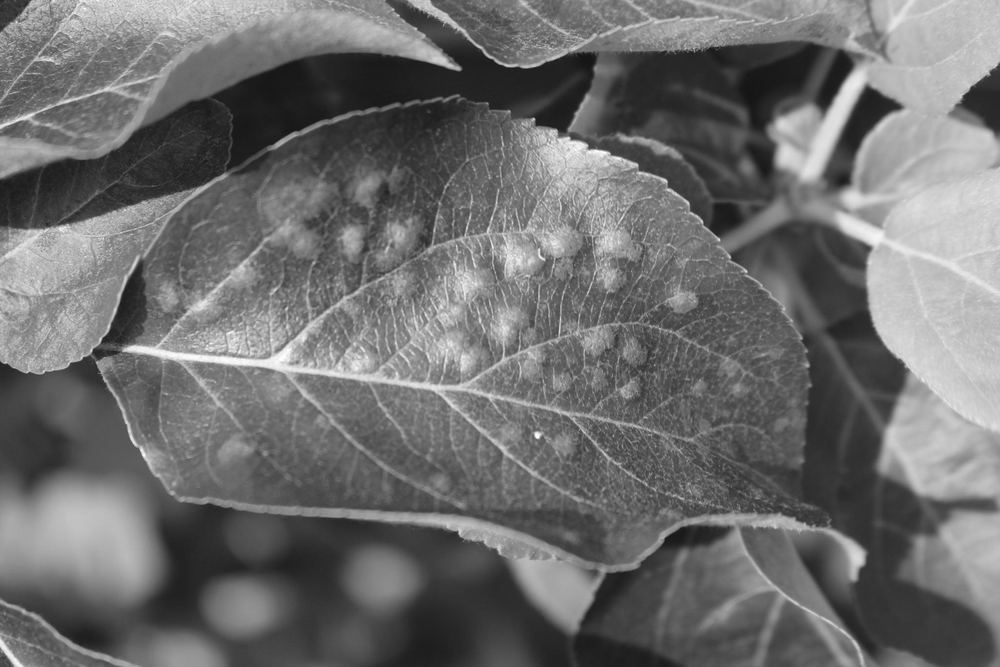
#> input picture Train/Train_2.pgm, 1000 x 667 px, shrunk from 2048 x 1365 before the run, found by its file name
$ jupyter execute --allow-errors Mymain.ipynb   (shell and % lines are left out)
#> lines starting #> are read from the running program, lines starting #| are printed output that depends on the picture
[cell 1]
import cv2 as cv
import numpy as np
import matplotlib.pyplot as plt

[cell 2]
train_image = cv.imread("Train_2.pgm")
#> train_image is the input picture: shape (667, 1000, 3); min 21, max 255, mean 109.9
train_image = train_image[:,:,0]
#> train_image: shape (667, 1000)

[cell 3]
out=cv.normalize(train_image.astype("float"),None,0.0,255,cv.NORM_MINMAX)
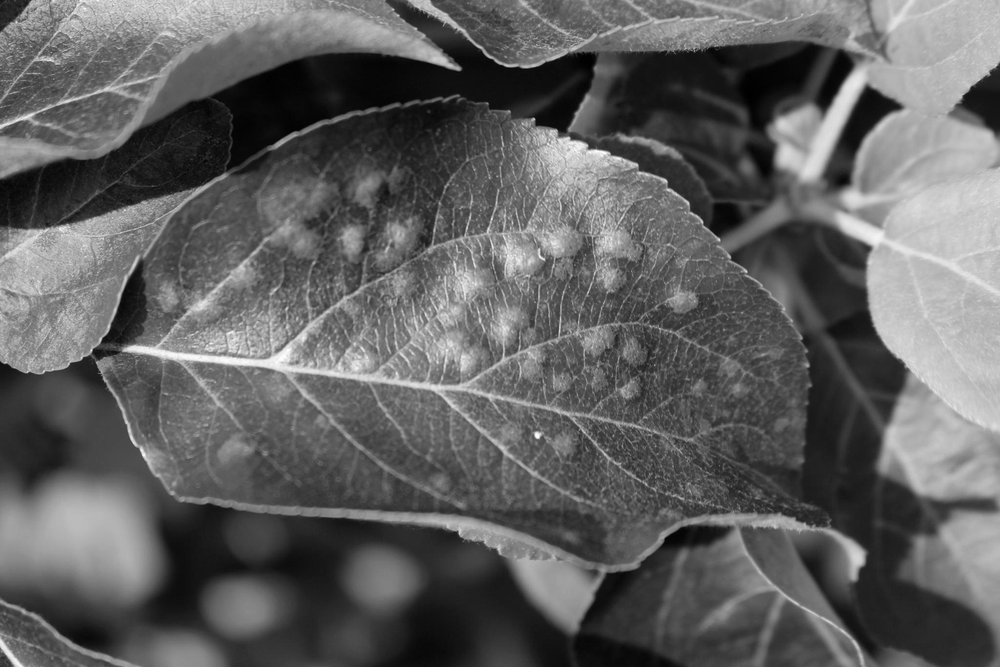
#> out: shape (667, 1000) float64; min 4.44e-16, max 255, mean 96.9; drawn with min black and max white
plt.figure()
plt.imshow(out, cmap='gray')
plt.colorbar()
plt.show()
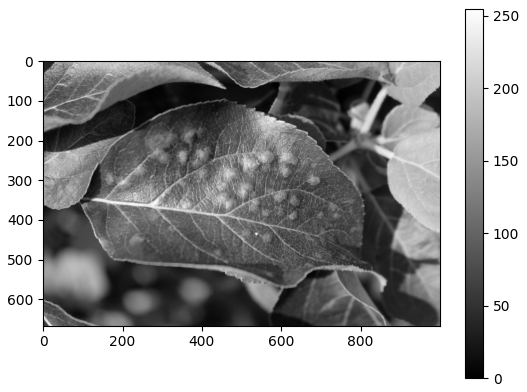
#> figure drawn by matplotlib, 2 panels

Average Smoothing: blur = cv.blur(img,(5,5))

Gaussian Smoothing: blur = cv.GaussianBlur(img,(5,5),0)

Moving Averages:  thresh = cv.adaptiveThreshold(train_image, 255, cv.ADAPTIVE_THRESH_MEAN_C,
                                          cv.THRESH_BINARY, 11, 1)

Histogram: plt.figure()
plt.hist(train_image.ravel(),256,[0,256]); plt.show()
plt.show()

Normalization: out=cv.normalize(homo_filtered.astype("float"),None,0.0,255,cv.NORM_MINMAX)

Histogram Equalization: equ = cv.equalizeHist(tophat_img)

LAPLACIAN: laplacianofimage=cv.Laplacian(out,-1)

CANNY: edges = cv.Canny(img,100,200)

TOPHAT: filterSize =(15, 15)

kernel = cv.getStructuringElement(cv.MORPH_RECT,
                                   filterSize)

tophat_img = cv.morphologyEx(train_image,
                              cv.MORPH_BLACKHAT,
                              kernel)

OTSU: blur = cv.GaussianBlur(img,(5,5),0)

ret3,th3 = cv.threshold(blur,0,255,cv.THRESH_BINARY+cv.THRESH_OTSU)

# Morphological Operators

kernel = np.ones((5, 5), np.uint8)

image = cv.erode(image, kernel)

img_dilation = cv.dilate(img, kernel, iterations=1)

opening = cv.morphologyEx(img, cv.MORPH_OPEN, kernel)

closing = cv.morphologyEx(img, cv.MORPH_CLOSE, kernel)

# SOBEL:
filter=np.array([[-1,-2,-1],[0,0,0],[1,2,1]])
dst = cv.filter2D(out,-1,filter)

abssobelx=abs(dst)

#cv.imshow("Figure10.16-B",abssobelx)
#cv.waitKey(0)
#cv.destroyAllWindows()

plt.imshow(abssobelx,cmap="gray")
plt.title("SobelX")
plt.show()

filter=np.array([[-1,0,1],[-2,0,2],[-1,0,1]])
dsty = cv.filter2D(out,-1,filter)

abssobely=abs(dsty)

#cv.imshow("Figure10.16-C",abssobely)
#cv.waitKey(0)
#cv.destroyAllWindows()

plt.imshow(abssobely,cmap="gray")
plt.title("SobelY")
plt.show()

sobel=abssobelx+abssobely

[cell 4]
import logging

# Homomorphic filter class
class HomomorphicFilter:
    """Homomorphic filter implemented with diferents filters and an option to an external filter.

    High-frequency filters implemented:
        butterworth
        gaussian
    Attributes:
        a, b: Floats used on emphasis filter:
            H = a + b*H

        .
    """

    def __init__(self, a = 0.5, b = 1.5):
        self.a = float(a)
        self.b = float(b)

    # Filters
    # [68 lines left out: functions __butterworth_filter, __gaussian_filter, __apply_filter, filter, not called in this run]
# End of class HomomorphicFilter

[cell 5]
"""
homo_filter = HomomorphicFilter(a = 0.5, b = 1)
homo_filtered = homo_filter.filter(I=train_image, filter_params=[30,2])

out=cv.normalize(homo_filtered.astype("float"),None,0.0,255,cv.NORM_MINMAX)

plt.figure()
plt.imshow(out, cmap='gray')
plt.colorbar()
plt.show()
"""

[cell 6]
out=cv.normalize(train_image.astype("float"),None,0.0,255,cv.NORM_MINMAX)
# List of 4 5x20 image slices
#> (the rest of this cell did not finish here and is left out)

[cell 7]
plt.figure()
#> (the rest of this cell did not finish here and is left out)

[cell 8]
out = [0,0,0,0,0,0,0,0,0,0,0,0,0,0,0,0,0,0,0,0]
m=0
#> (the rest of this cell did not finish here and is left out)

[cell 9]
plt.figure()
#> (the rest of this cell did not finish here and is left out)

[cell 10]
abssobelx = [0,0,0,0,0,0,0,0,0,0,0,0,0,0,0,0,0,0,0,0]
abssobely = [0,0,0,0,0,0,0,0,0,0,0,0,0,0,0,0,0,0,0,0]
sobel = [0,0,0,0,0,0,0,0,0,0,0,0,0,0,0,0,0,0,0,0]
temp = [0,0,0,0,0,0,0,0,0,0,0,0,0,0,0,0,0,0,0,0]
for i in range(0,20):
    filter=np.array([[-1,-2,-1],[0,0,0],[1,2,1]])
    temp[i] = cv.filter2D(out[i],-1,filter)
    abssobelx[i]=abs(temp[i])
    filter=np.array([[-1,0,1],[-2,0,2],[-1,0,1]])
    temp[i] = cv.filter2D(out[i],-1,filter)
    abssobely[i]=abs(temp[i])
    sobel[i]=abssobelx[i]+abssobely[i]

[cell 11]
plt.figure()
plt.imshow(sobel[9], cmap='gray')
plt.colorbar()
plt.show()
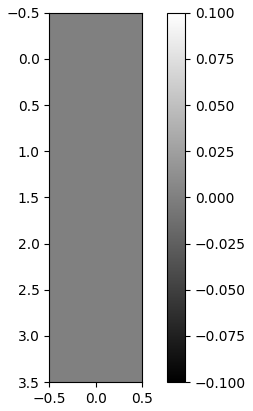
#> figure drawn by matplotlib, 2 panels

[cell 12]
tophat = [0,0,0,0,0,0,0,0,0,0,0,0,0,0,0,0,0,0,0,0]
filterSize =(30, 30)
kernel = cv.getStructuringElement(cv.MORPH_RECT, filterSize)

for i in range(0,20):
    tophat[i] = cv.morphologyEx(sobel[i], cv.MORPH_BLACKHAT, kernel)

$ run again, with Train/Train_1.pgm copied over Train/Train_2.pgm
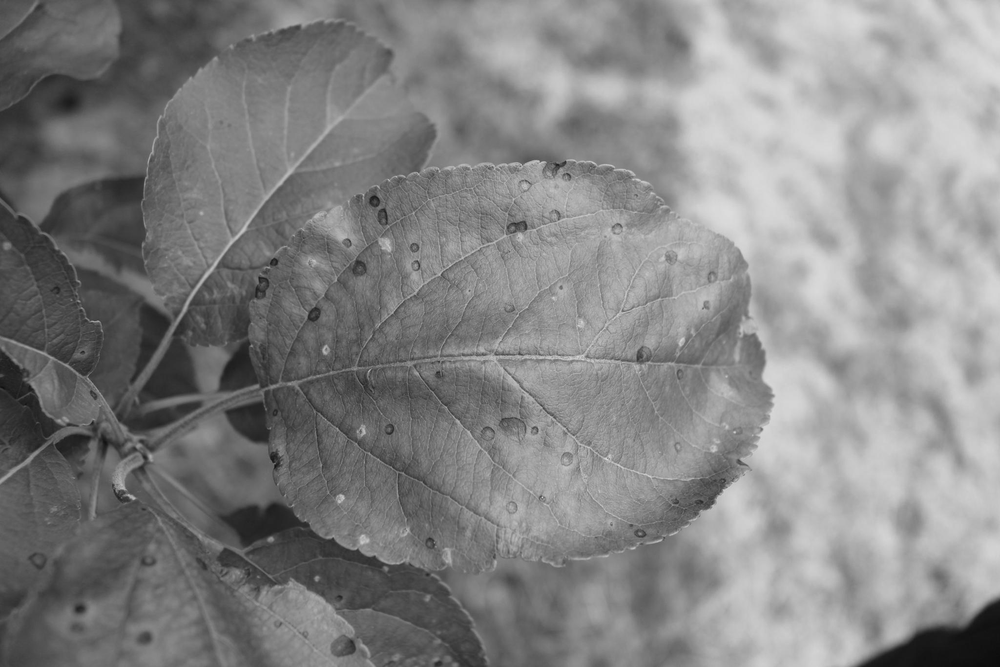
#> input picture Train/Train_1.pgm, 1000 x 667 px, shrunk from 2048 x 1365 before the run, found by its file name
#> train_image is the input picture: shape (667, 1000, 3); min 12, max 220, mean 132.3
#> train_image: shape (667, 1000)
#> `out=cv.normalize(train_image.astype("float"),None,0.0,255,cv.NORM_MINM..`:
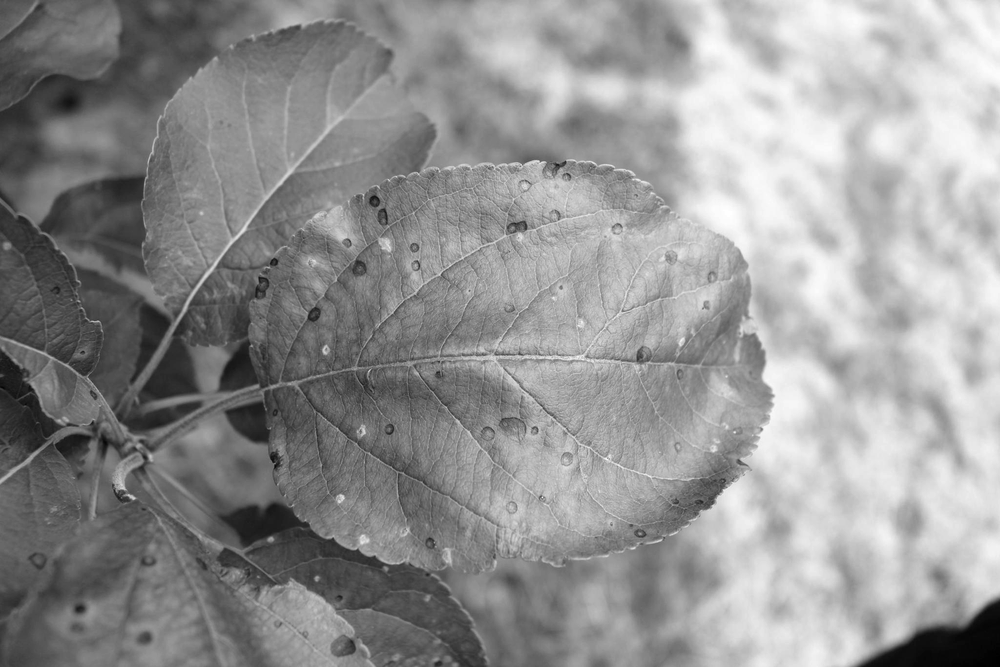
#> out: shape (667, 1000) float64; min -8.88e-16, max 255, mean 147.5; drawn with min black and max white
#> `plt.show()`:
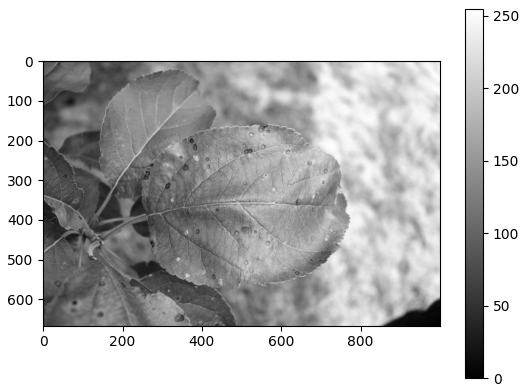
#> figure drawn by matplotlib, 2 panels

$ run again, with Train/Train_3.pgm copied over Train/Train_2.pgm
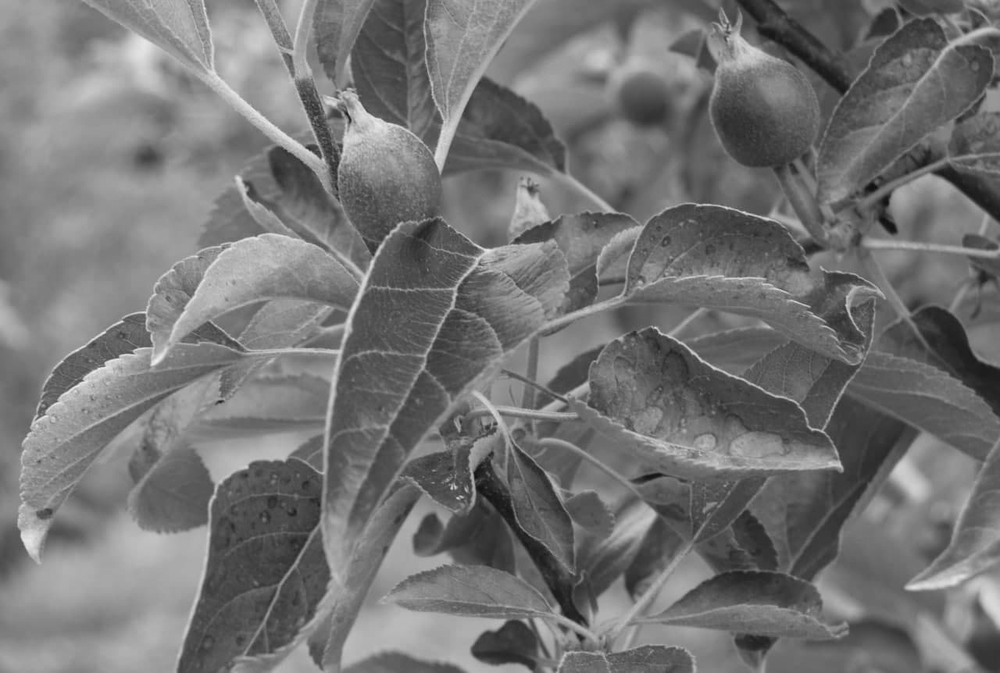
#> input picture Train/Train_3.pgm, 1000 x 673 px, shrunk from 1280 x 862 before the run, found by its file name
#> train_image is the input picture: shape (673, 1000, 3); min 12, max 238, mean 116.1
#> train_image: shape (673, 1000)
#> `plt.show()`:
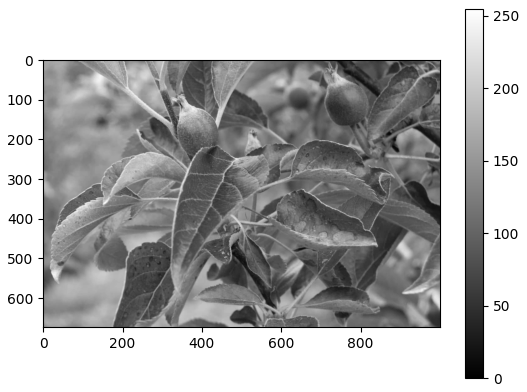
#> figure drawn by matplotlib, 2 panels

$ run again, with Train/Train_4.pgm copied over Train/Train_2.pgm
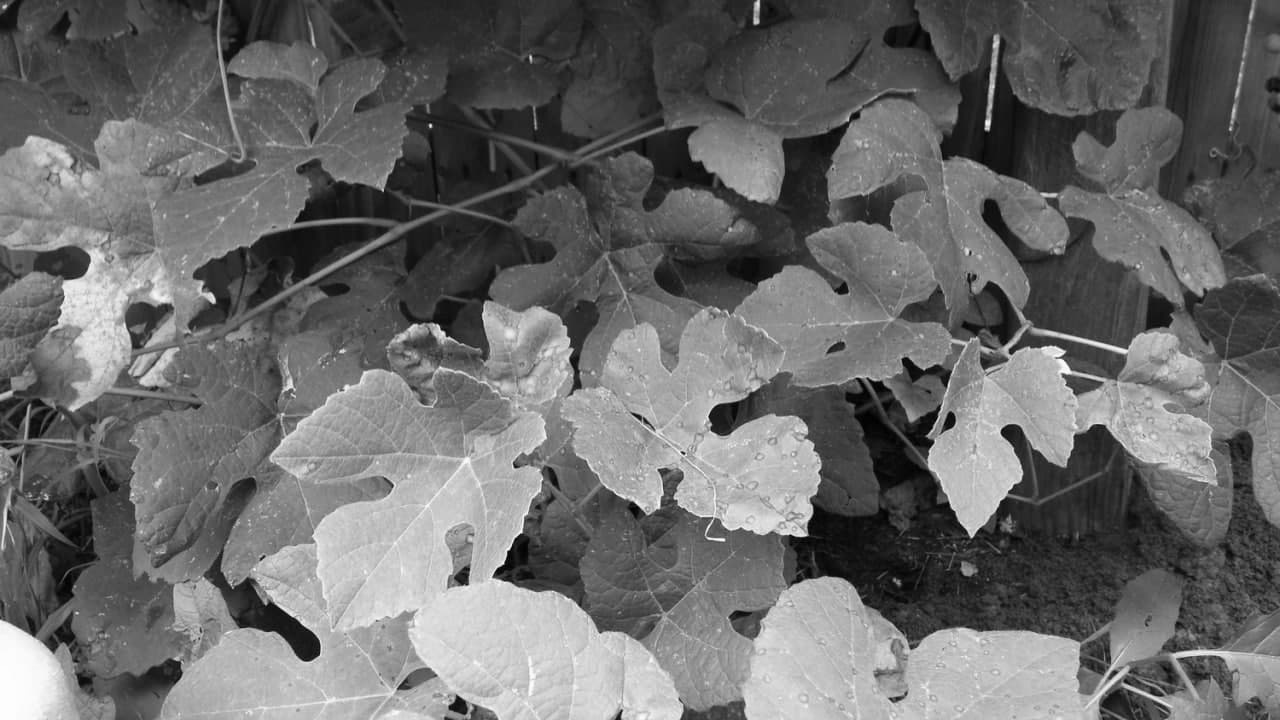
#> input picture Train/Train_4.pgm, 1280 x 720 px, found by its file name
#> train_image is the input picture: shape (720, 1280, 3); min 0, max 253, mean 106.6
#> train_image: shape (720, 1280)
#> sliced = 5 items
#| True
#> after the loop `for i in range(0,5):`: m = 20; out = 20 items
#> `plt.show()`:
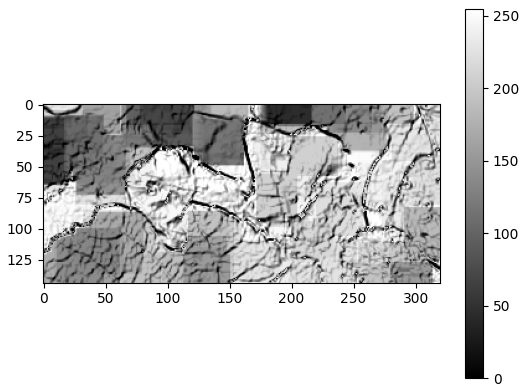
#> figure drawn by matplotlib, 2 panels
#> the loop `for i in range(0,20):` made 20 passes
#> `plt.show()`:
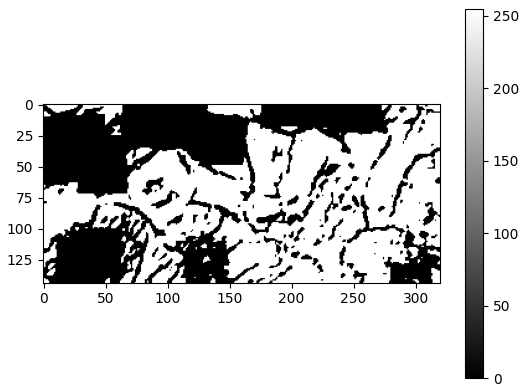
#> figure drawn by matplotlib, 2 panels
